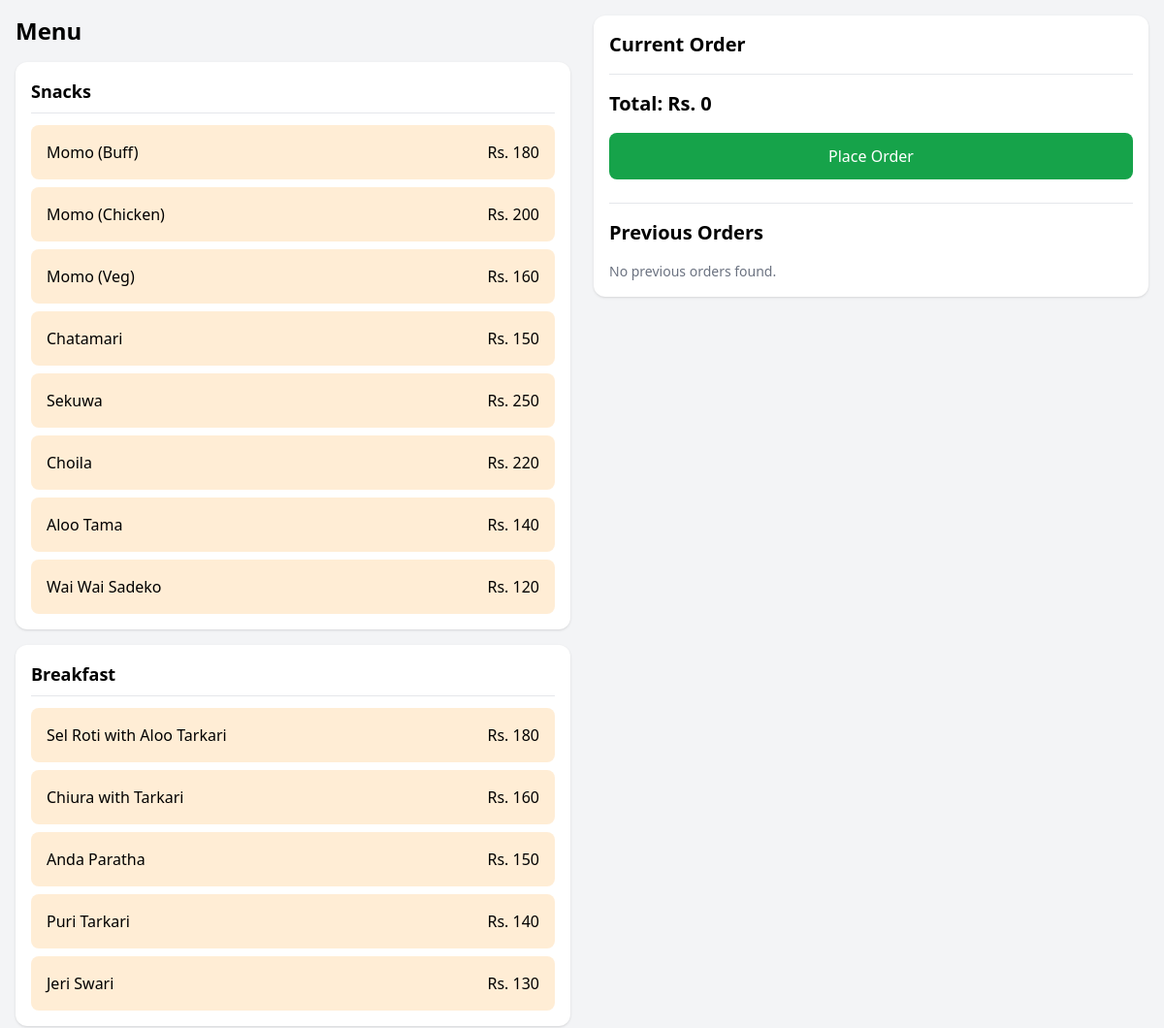
Page /orders/menu/27/ (signed in, upper part) on the earlier database version.
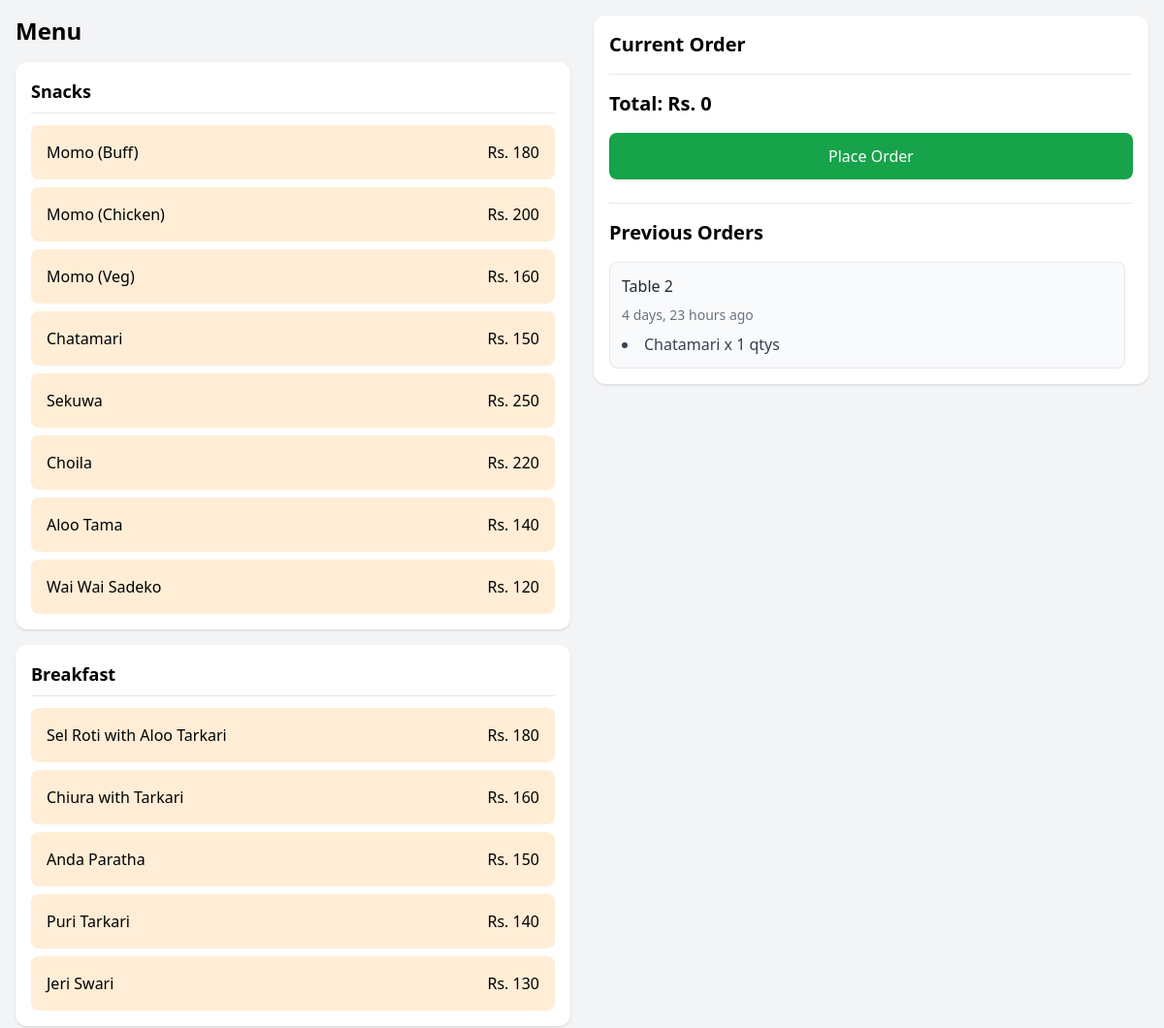
Same page on the later database version.
### orders/models.py (models this page shows, shortened)
class Category(models.Model):
    name = models.CharField(max_length=150)
    class Meta:
        verbose_name_plural = "Categories"
    def __str__(self):
        return self.name

class MenuItem(models.Model):
    class PRIORITY_CHOICES(models.TextChoices):
        HIGH = '3', 'High'
        MEDIUM = '2', 'Medium'
        LOW = '1', 'Low'
    category = models.ForeignKey(Category, on_delete=models.CASCADE, related_name="items")
    station = models.ForeignKey(KitchenStation, on_delete=models.SET_NULL, null=True, related_name="items")
    name = models.CharField(max_length=200)
    price = models.PositiveIntegerField()
    description = models.TextField(null=True, blank=True)
    default_priority = models.CharField(choices=PRIORITY_CHOICES, default=PRIORITY_CHOICES.MEDIUM, max_length=2)
    est_time = models.PositiveIntegerField(help_text="Write estimated preparation time in minutes", null=True, blank=True)
    def __str__(self):
        return self.name

class Order(models.Model):
    class ORDER_STATUS(models.TextChoices):
        PENDING = 'p', 'Pending'
        PARTIALLY_SERVED = 'ps', 'Partially Served'
        SERVED = 's', 'Served'
        BILLED = 'b', 'Billed'
    id = models.UUIDField(primary_key=True, default=uuid.uuid4, editable=False)
    table = models.ForeignKey(Table, on_delete=models.PROTECT, related_name="orders")
    status = models.CharField(max_length=2, choices=ORDER_STATUS, default=ORDER_STATUS.PENDING)
    created_at = models.DateTimeField(auto_now_add=True)

class Table(models.Model):
    name = models.CharField(max_length=20)
    is_reserved = models.BooleanField(default=False, null=True)
    def __str__(self):
        return self.name

class OrderItem(models.Model):
    class ITEM_STATUS(models.TextChoices):
        PREPARING = 'p', 'Preparing'
        READY = 'r', 'Ready'
        SERVED = 's', 'Served'
    order = models.ForeignKey(Order, on_delete=models.PROTECT, related_name="items")
    menu_item = models.ForeignKey(MenuItem, on_delete=models.PROTECT, related_name="order_items")
    price = models.PositiveIntegerField()
    quantity = models.PositiveIntegerField(default=1)
    status = models.CharField(choices=ITEM_STATUS, max_length=2, default=ITEM_STATUS.PREPARING)
    priority = models.CharField(choices=MenuItem.PRIORITY_CHOICES, default=MenuItem.PRIORITY_CHOICES.MEDIUM, max_length=2)
    def __str__(self):
        return f"{self.menu_item}  x {self.quantity} qtys"

### orders/views.py (the view, shortened to what this page needs)
# urls.py: path("menu/<table_id>/", views.menu_view, name="menu_view_url"),
@role_required([User.ROLE_CHOICES.WAITER])
def menu_view(request, table_id):
    categories = Category.objects.all()
    orders = Order.objects.filter(
        table_id=table_id
        ).exclude(
            status=Order.ORDER_STATUS.BILLED
            ).order_by("-created_at")
    return render(request, "orders/menu.html", {
        'categories':categories,
        'table_id':table_id,
        'orders':orders
    })

### orders/templates/orders/menu.html (shortened to what this page needs)
{% load humanize %}
<!DOCTYPE html>
<html lang="en">
<head>
    <script src="https://cdn.tailwindcss.com"></script>
</head>
<body class="bg-gray-100">
    <div class="max-w-7xl mx-auto p-4">
        <div class="grid grid-cols-1 md:grid-cols-2 gap-6">
            <div>
                <h1 class="text-2xl font-bold mb-4">Menu</h1>
                {% for category in categories %}
                <div class="bg-white rounded-xl shadow p-4 mb-4">
                    <h2 class="font-bold text-lg mb-3 border-b pb-2">
                        {{ category }}
                    </h2>
                    <div class="grid gap-2">
                        {% for item in category.items.all %}
                        <div class="menu-item cursor-pointer bg-orange-100 hover:bg-orange-200 rounded-lg p-4 transition"
                            data-item-id="{{ item.id }}" data-item-name="{{ item.name }}"
                            data-item-price="{{ item.price }}">
                            <div class="flex justify-between">
                                <span class="font-medium">{{ item.name }}</span>
                                <span>Rs. {{ item.price }}</span>
                            </div>
                        </div>
                        {% endfor %}
                    </div>
                </div>
                {% endfor %}
            </div>
            <div class="bg-white rounded-xl shadow p-4 h-fit sticky top-4">
                <h2 class="text-xl font-bold mb-4">
                    Current Order
                </h2>
                <form class="border-t mt-4 pt-4" method="post">
                    <h3 id="total-price" class="text-xl font-bold">
                        Total: Rs. 0
                    </h3>
                    <button id="place-order-btn"
                        class="w-full mt-4 bg-green-600 text-white py-3 rounded-lg hover:bg-green-700">
                        Place Order
                    </button>
                </form>
                <div class="border-t mt-6 pt-4">
                    <h3 class="text-xl font-bold mb-4">
                        Previous Orders
                    </h3>
                    <div class="max-h-80 overflow-y-auto pr-2 space-y-4">
                        {% for order in orders %}
                        <div class="bg-gray-50 rounded-lg p-3 border border-gray-200">
                            <div class="font-medium text-gray-800 mb-2">
                                {{ order.table }}
                            </div>
                            <div class="text-sm text-gray-500 mb-2">
                                {{ order.created_at|naturaltime }}
                            </div>
                            <ul class="list-disc list-inside text-gray-700 space-y-1">
                                {% for item in order.items.all %}
                                <li>{{ item }}</li>
                                {% endfor %}
                            </ul>
                        </div>
                        {% empty %}
                        <div class="text-gray-500 text-sm">
                            No previous orders found.
                        </div>
                        {% endfor %}
                    </div>
                </div>
            </div>
        </div>
    </div>
</body>
</html>

Differences in the rows shown:
added Order: table "Table 2", created_at "4 days, 23 hours ago"
added OrderItem: menu_item+quantity "Chatamari x 1 qtys"
Other differences:
text no longer shown: "No previous orders found."
